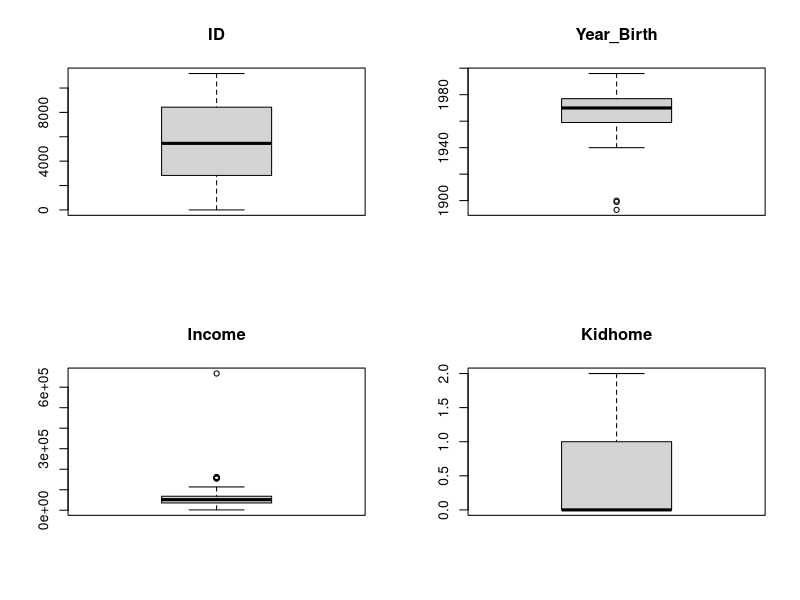
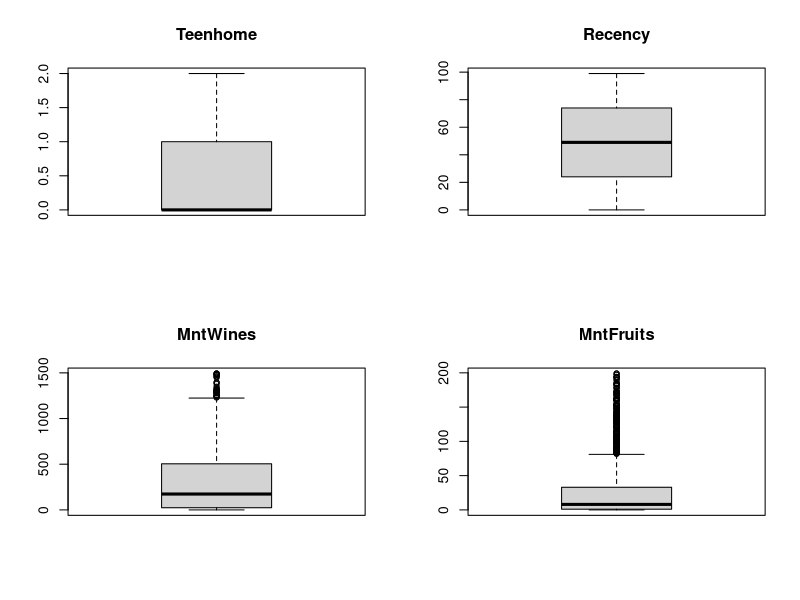
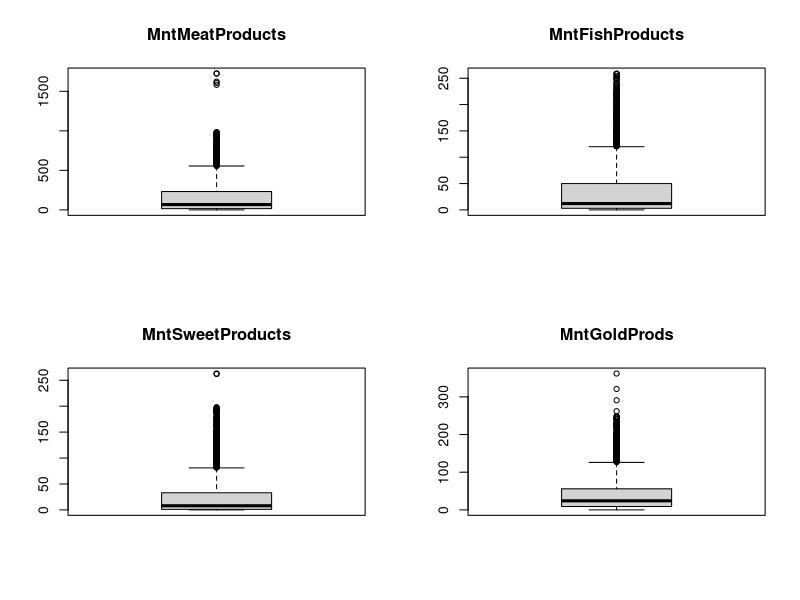
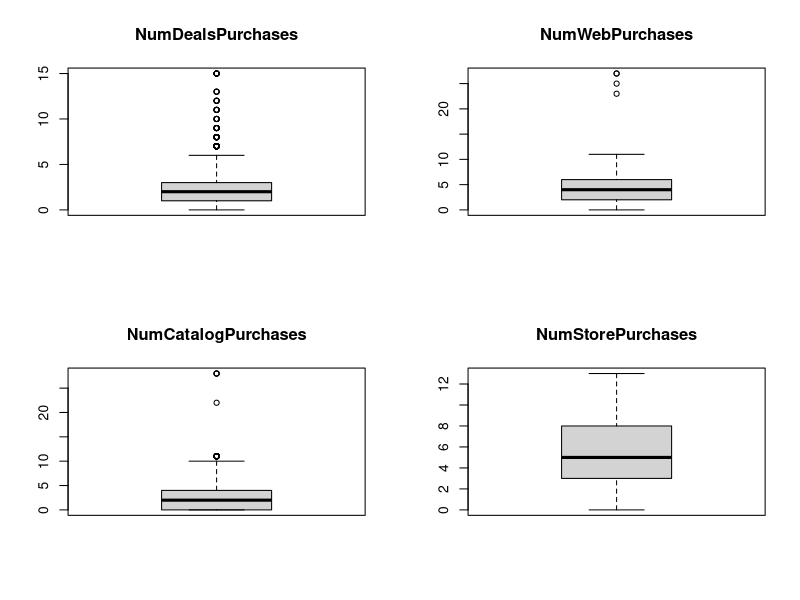
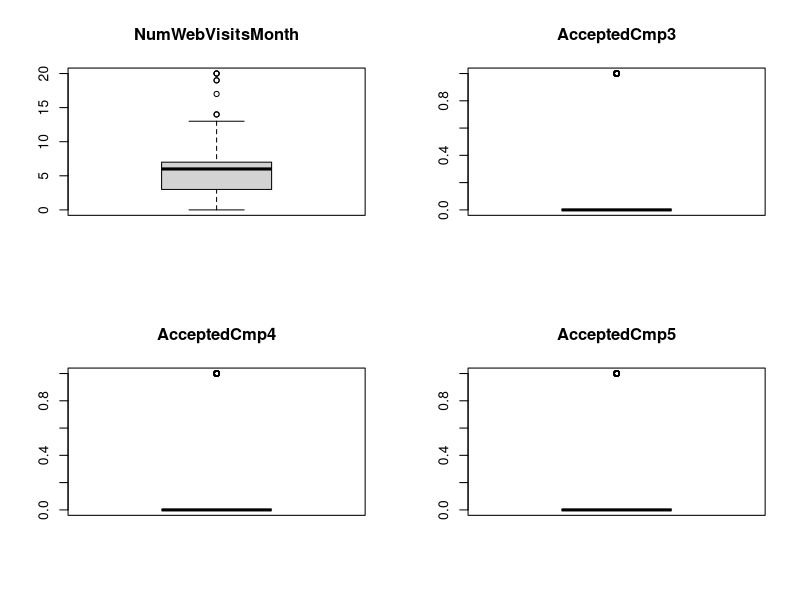
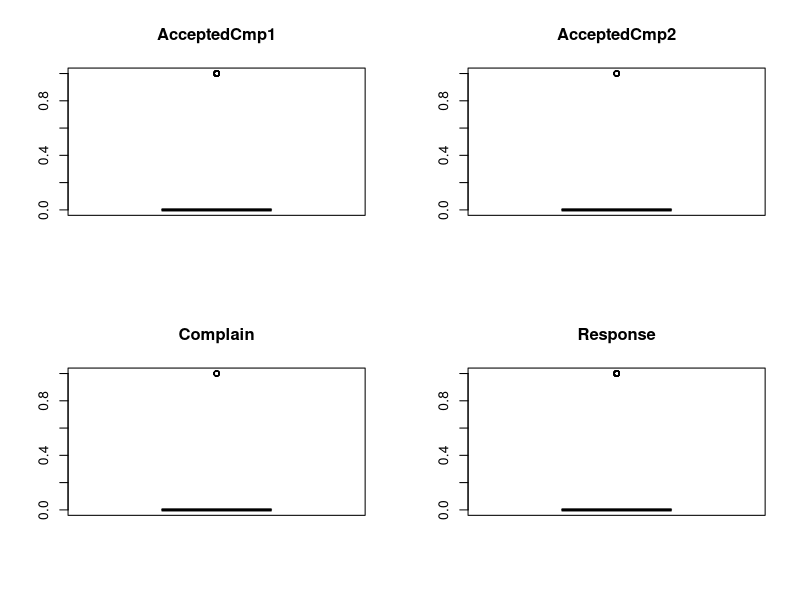
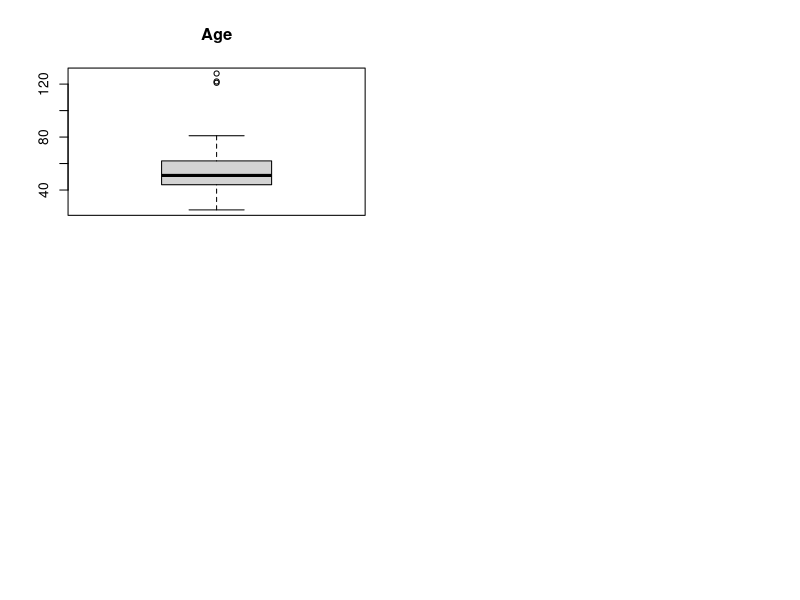

The R script that drew these images, in order:
#1. Missing Values
data<-read.csv("marketing_data.csv")
summary(data$Income)
data$Income[is.na(data$Income)]<-mean(data$Income,na.rm = TRUE)
summary(data$Income)
#summary(data)
#2. Factor the Complain variable (Complain: 1 if customer complained in the last 2 years, 0 otherwise)
data$Education<-factor(data$Education)
data$Marital_Status<-factor(data$Marital_Status)
#summary(data)
#3. Formalize the date
install.packages("sjmisc")
library(sjmisc)
for (i in 1:nrow(data)){
  if (str_contains(data$Dt_Customer[i],"/")){
    data$Dt_Customer[i]<-as.character(as.Date(data$Dt_Customer[i],format = "%m/%d/%Y"))
  }else if (str_contains(data$Dt_Customer[i],"-")){
    data$Dt_Customer[i]<-as.character(as.Date(data$Dt_Customer[i],format = "%d-%m-%Y"))
  }
}

# 4. The Z_Revenue & Z_CostContact have Constant value, which don't provide any information so we should drop them.

data<-subset(data,select=-c(27,28))

# 5. Compared to the year of birth, the age is more informative therefore we transform date of birth to age. 

data$Age<-2021-data$Year_Birth

# 6. There are too many marital status, which might affects the efficiency of classification algorithms.

summary(data$Marital_Status)
for (i in 1:nrow(data)){
  if (data$Marital_Status[i]=="Absurd" || data$Marital_Status[i]=="Alone" || data$Marital_Status[i]=="YOLO"  ){
    data$Marital_Status[i]<-"Single"
  }
}
data$Marital_Status<-droplevels(data$Marital_Status)
summary(data$Marital_Status)

# 7. There are 5 different values of Education, but according to 'Three Cycle System' from the European Higher Education Area, 2n Cycle is equal to a Master degree. Graduation degree is the same as a Bachelor's degree in Europe. Thus, we adjust the education level of all customers.

summary(data$Education)
for (i in 1:nrow(data)){
  if (data$Education[i]=="2n Cycle"){
    data$Education[i]<-"Master"
  }
}
levels(data$Education) <- c("2n Cycle","Basic","Bachelor","Master","PhD")
data$Education<-droplevels(data$Education)
summary(data$Education)

# 8. Identify the outlier and remove them from the data

par(mfrow=c(2,2))
for (i in 1:ncol(data)){
  if (is.numeric(data[1,i])){
    boxplot(data[,i],main=colnames(data)[i])
  }
}
income_order<-data[order(data$Income,decreasing = TRUE),]
head(income_order)
data<-data[-2234,]
income_order<-data[order(data$Income,decreasing = TRUE),]
head(income_order)

Age_order<-data[order(data$Age,decreasing = TRUE),]
head(Age_order)
data<-data[-c(240,340,193),]
Age_order<-data[order(data$Age,decreasing = TRUE),]
head(Age_order)
